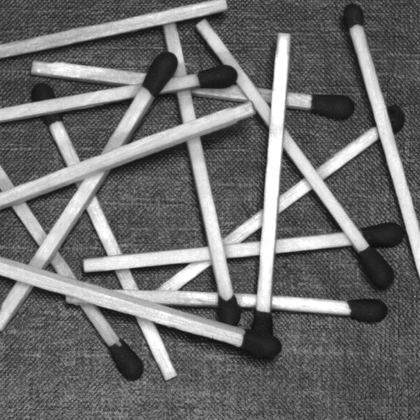
%> input picture visual2/some images/Fosforos.tif, 420 x 420 px, shrunk from 558 x 558 before the run
$ octave testThreshold.m   (GNU Octave 9; MATLAB toolbox functions it lacks are replaced by stand-ins)
%> lines starting %> are read from the running program, lines starting %| are printed output that depends on the picture; in (x1, y1, x2, y2) boxes, pixels count from 0 and x2, y2 are one past the last pixel; in counts of white or black regions, pixels touching at a corner belong together; the program's own positions count from 1
% this script presents the histogram of the grayscale version of the
% selected image and asks the user to indicate and initial value of the
% threshold. With the indicated value it segments the image in two classes.
% It then performs a number of iterations to obtain new values
% of the threshold based on the mean values of each of the classes. It
% stops when the new threshold value differs from the previous one by 0.05

disp('select your image');
[filename, pathname] = uigetfile('*.*', 'open image file');
%> the answer given: ../some images/Fosforos.tif
fullname=fullfile(pathname,filename);

i=imread(fullname);
%> i is the input picture: size 420x420 uint8; min 12, max 255, mean 109.5
[lines,columns,depth]=size(i);
%> lines = 420; columns = 420; depth = 1
if depth>1
    j=rgb2gray(i);
else j=i;
end

figure
imhist(j)
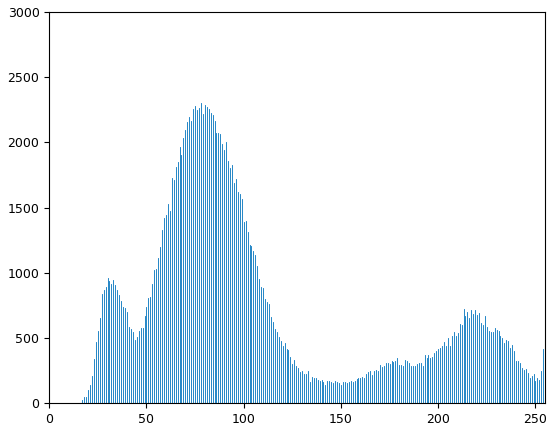
%> figure redrawn from the program's plot data; highest point at x = 255, y = 2612
disp('select an initial threshold by inspecting the histogram');
t=input('threshold?');
%> the answer given: 100
oldt=2*t;
numIterations=0;

j=double(j);

while abs(t-oldt) > 0.05

    n=1;
    m=1;

    for i=1:lines
        for k=1:columns
            if j(i,k)>=t
                c1(n)=j(i,k);
                n=n+1;
            else
                c2(m)=j(i,k);
                m=m+1;
            end
        end
    end
    oldt=t;
    t=0.5*(mean(c1)+mean(c2));
    numIterations=numIterations+1;
end
%> this loop made 5 passes
%> (oldt, t) on passes 2 to 5: (121.8, 130.2), (130.2, 131.6), (131.6, 131.6), (131.6, 131.6)
%> t on pass 1: 121.8
%> after the loop, numIterations = 5

t, oldt, numIterations
%> after `t`: t = 131.6
%> after `oldt`: oldt = 131.6
%> after `numIterations`: numIterations = 5

for i=1:lines
        for k=1:columns
            if j(i,k)>=t
                j(i,k)=255;

            else
                j(i,k)=0;

            end
        end
end
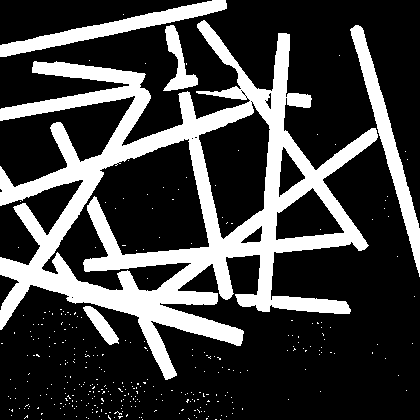
%> j: size 420x420 double; 25.7% white; 329 white regions (324 under 20 px), largest, box (x1, y1, x2, y2) and area: (0, 20, 378, 380) 37282, (350, 25, 420, 277) 3112, (0, 0, 227, 57) 2944, (163, 25, 198, 91) 890, (83, 306, 119, 345) 533


figure
imshow(uint8(j))

$ run again, on visual2/some images/alce.jpg
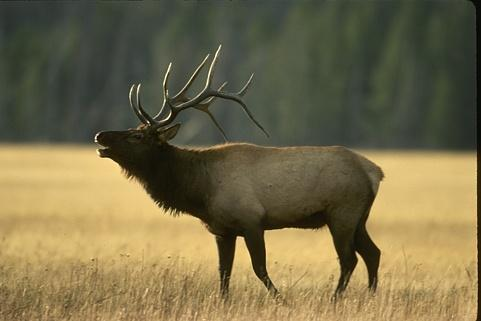
%> input picture visual2/some images/alce.jpg, 481 x 321 px
%> i is the input picture: size 321x481x3 uint8; mean R, G, B 117.3, 107.5, 73.6
%> `imhist(j)`:
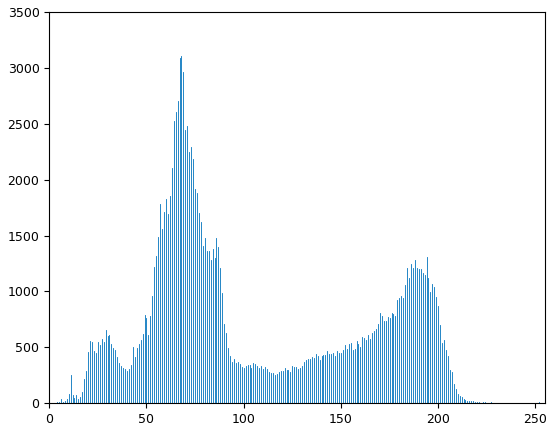
%> figure redrawn from the program's plot data; highest point at x = 68, y = 3110
%> the loop `while abs(t-oldt) > 0.05` made 4 passes
%> (oldt, t) on passes 2 to 4: (115.3, 118.1), (118.1, 118.6), (118.6, 118.6)
%> after the loop `while abs(t-oldt) > 0.05`: numIterations = 4
%> `t`: t = 118.6
%> `numIterations`: numIterations = 4
%> after the loop `for i=1:lines`:
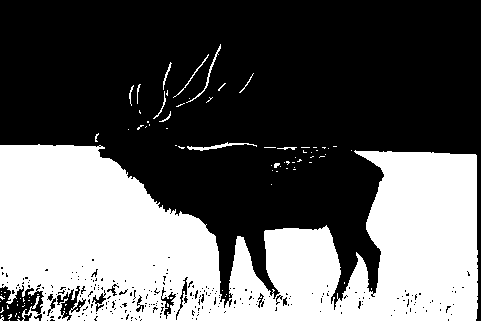
%> j: size 321x481 double; 37.6% white; 90 white regions (78 under 20 px), largest, box (x1, y1, x2, y2) and area: (0, 144, 478, 321) 57111, (187, 142, 257, 151) 178, (186, 44, 221, 103) 130
